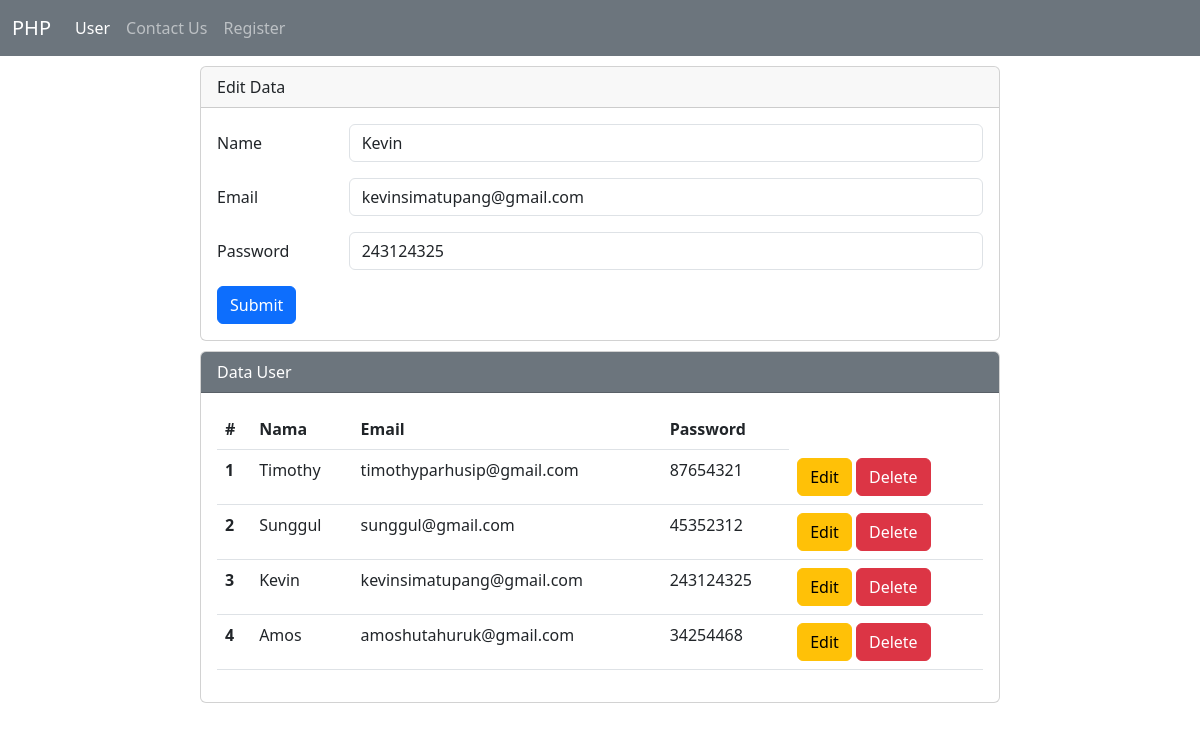
Page /index.php?op=edit&id=9 on the committed database.
### tables this page shows
CREATE TABLE `user` (
  `id` int(11) NOT NULL,
  `name` varchar(255) NOT NULL,
  `email` varchar(255) NOT NULL,
  `password` varchar(255) NOT NULL
);

### index.php (the view, shortened to what this page needs)
<?php
$host = "localhost";
$user = "root";
$pass = "";
$db = "phpcrud";
$koneksi = mysqli_connect($host, $user, $pass, $db);
$name = "";
$email = "";
$password = "";
if (isset($_GET['op'])) {
    $op = $_GET['op'];
} else {
    $op = "";
}
if ($op == 'edit') {
    $id = $_GET['id'];
    $sql1 = "SELECT * FROM user WHERE id = '$id'";
    $q1 = mysqli_query($koneksi, $sql1);
    $r1 = mysqli_fetch_array($q1);
    $name = $r1['name'];
    $email = $r1['email'];
    $password = $r1['password'];
}
?>
<!DOCTYPE html>
<html lang="en">
<head>
    <link href="https://cdn.jsdelivr.net/npm/bootstrap@5.3.0/dist/css/bootstrap.min.css" rel="stylesheet">
</head>
<body>
    <nav class="navbar navbar-expand-lg bg-secondary" data-bs-theme="dark">
    <div class="container-fluid">
        <a class="navbar-brand" href="#">PHP</a>
        <div class="collapse navbar-collapse" id="navbarSupportedContent">
        <ul class="navbar-nav me-auto mb-2 mb-lg-0">
            <li class="nav-item">
            <a class="nav-link active" aria-current="page" href="index.php">User</a>
            </li>
            <li class="nav-item">
            <a class="nav-link" href="contact.php">Contact Us</a>
            </li>
            <li class="nav-item">
            <a class="nav-link" href="register.php">Register</a>
            </li>
        </ul>
        </div>
    </div>
    </nav>
    <div class="mx-auto">
        <div class="card">
            <div class="card-header">
                Edit Data
            </div>
            <div class="card-body">
                <form action="" method="POST">
                    <div class="mb-3 row">
                        <label for="name" class="col-sm-2 col-form-label">Name</label>
                        <div class="col-sm-10">
                            <input type="text" class="form-control" id="name" name="name" value="<?php echo $name ?>">
                        </div>
                    </div>
                    <div class="mb-3 row">
                        <label for="email" class="col-sm-2 col-form-label">Email</label>
                        <div class="col-sm-10">
                            <input type="text" class="form-control" id="email" name="email" value="<?php echo $email ?>">
                        </div>
                    </div>
                    <div class="mb-3 row">
                        <label for="password" class="col-sm-2 col-form-label">Password</label>
                        <div class="col-sm-10">
                            <input type="text" class="form-control" id="password" name="password" value="<?php echo $password ?>">
                        </div>
                    </div>
                    <div class="col-12">
                        <input type="submit" name="submit" value="Submit" class="btn btn-primary">
                    </div>
                </form>
            </div>
        </div>
        <div class="card">
            <div class="card-header text-white bg-secondary">
                Data User
            </div>
            <div class="card-body">
                <table class="table">
                    <thead>
                        <tr>
                            <th scope="col">#</th>
                            <th scope="col">Nama</th>
                            <th scope="col">Email</th>
                            <th scope="col">Password</th>
                        </tr>
                    <tbody>
                        <?php
                        $sql2 = "SELECT * FROM user ORDER BY id DESC";
                        $q2 = mysqli_query($koneksi, $sql2);
                        $urut = 1;
                        while ($r2 = mysqli_fetch_array($q2)) {
                            $id = $r2['id'];
                            $name = $r2['name'];
                            $email = $r2['email'];
                            $password = $r2['password'];
                        ?>
                            <tr>
                                <th scope="row"><?php echo $urut++ ?></th>
                                <td scope="row"><?php echo $name ?></td>
                                <td scope="row"><?php echo $email ?></td>
                                <td scope="row"><?php echo $password ?></td>
                                <td scope="row">
                                    <a href="index.php?op=edit&id=<?php echo $id ?>"><button type="button" class="btn btn-warning">Edit</button></a>
                                    <a href="index.php?op=delete&id=<?php echo $id ?>" onclick="return confirm('Yakin mau delete data?')"><button type="button" class="btn btn-danger">Delete</button></a>
                                </td>
                            </tr>
                        <?php
                        }
                        ?>
                    </tbody>
                    </thead>
                </table>
            </div>
        </div>
    </div>
</body>
</html>

### index.php (style rules this page uses)
.mx-auto { width: 800px; }
.card { margin-top: 10px; }

### rows in the picture
user: name "Kevin", email "kevinsimatupang@gmail.com", password "243124325"
user: name "Timothy", email "timothyparhusip@gmail.com", password "87654321"
user: name "Sunggul", email "sunggul@gmail.com", password "45352312"
user: name "Amos", email "amoshutahuruk@gmail.com", password "34254468"
